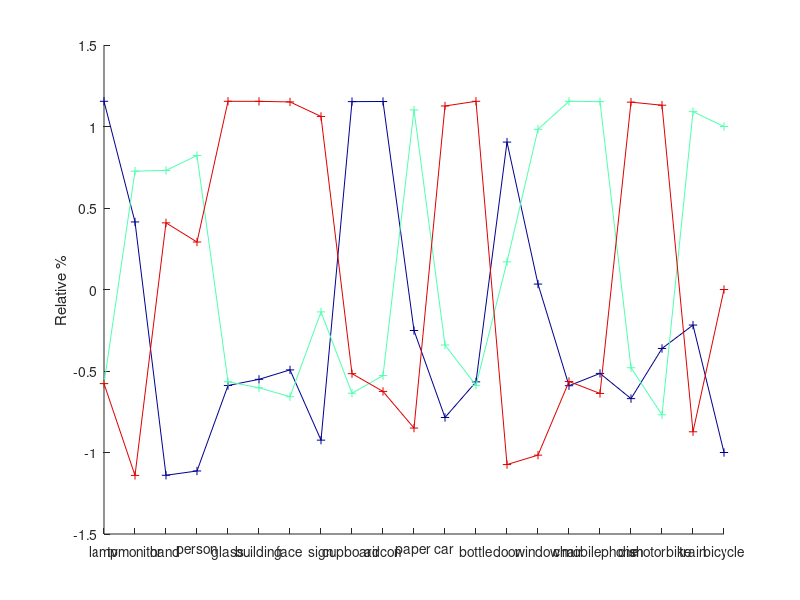

Recreate this plot in MATLAB. (Note: this script raises an error after producing the figure.)
%%% This file plots the distribution of TRUE objects for each Narrative user
addpath('../Utils;../../Utils');

%% Load object counts
classes = {'lamp', 'aircon', 'cupboard', 'tvmonitor', 'door', 'face', ...
    'person', 'sign', 'hand', 'window', 'building', 'paper', 'bottle', ...
    'glass', 'chair', 'mobilephone', 'car', 'train', 'motorbike', ...
    'bicycle', 'dish'};

users_list = {'Petia', 'Maya', 'Estefania'};

users.Petia = [1198 302 305 520 110 150 273 93 243 46 51 83 14 38 0 13 7 ...
    1 5 0 0];
users.Maya = [184 25 7 624 71 142 397 114 429 65 38 230 12 47 134 108 47 ...
    3 2 2 5];
users.Estefania = [184 9 27 1 5 230 363 146 397 25 477 18 175 707 2 6 179 ...
    0 16 1 48];

doNormalize = true;


%% Check distribution of objects among users
nUsers = length(users_list);
nClasses = length(classes);
objs = zeros(nUsers, nClasses);

for i = 1:nUsers
    objs(i,:) = eval(['users.' users_list{i}]);
end

% Sort objects by number of samples
nObjs = sum(objs);
[nObjs, p] = sort(nObjs, 'descend');

if(doNormalize)
%     objs = normalizeHistograms(objs(:,p));
    objs = normalize(objs(:,p));
end

%% Define plot colors
c = colormap(jet);
close(gcf);
c = c(round(linspace(1,size(c,1)/10*9, nUsers)),:);

%% Plot
f = figure(1); hold on;
for i = 1:nUsers
    plot(1:nClasses, objs(i,:), 'Color', c(i,:), 'Marker', '+');
end

%% Set labels
ylabel('Relative %');
set(gca,'XLim', [1 nClasses], 'XTick', 1:nClasses, 'XTickLabel',{classes{p}});
xticklabel_rotate;
legend(users_list);


%%%%%%%%%%%%%%%%%%%%%%%%%%%%
%% Plot total number of objects
f = figure(2);
bar(nObjs);
ylabel('Number of instances');
set(gca,'XLim', [1 nClasses], 'XTick', 1:nClasses, 'XTickLabel',{classes{p}});
xticklabel_rotate;


disp('Done');